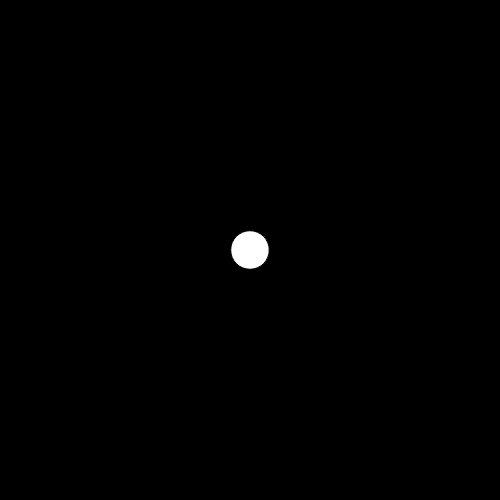
Frame 1 (no input)
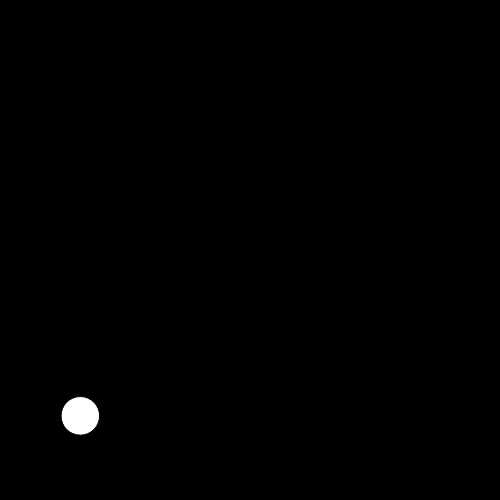
Frame 60 (no input)
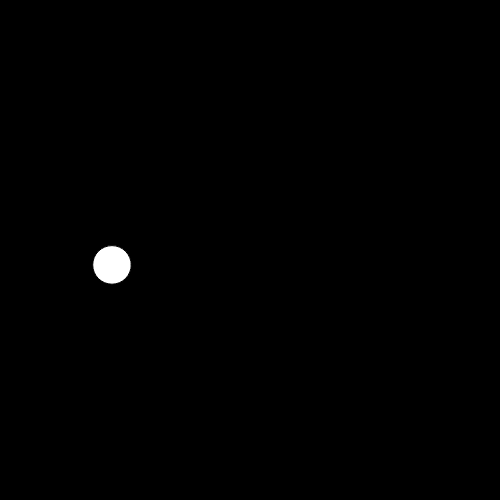
Frame 120 (the mouse pressed at the canvas centre since frame 60)

The p5.js sketch that drew these frames (run headless with seeded random() and noise() and a simulated clock; from frame 60 on, the mouse is pressed at the canvas centre):

// p5.js sketch
// ── sketch.js
// Confetti sketch

// class definitions

class Particle {
    static GRAVITY = 0.1;
    
    #x;
    #y;
    #speedX;
    #speedY;
    #size;

    constructor(x, y) {
        if (typeof x === 'number' && typeof y === "number") {
            this.#x = x;
            this.#y = y;
            console.log('x and y are both numbers');
        } else {
            this.#x = width / 2.0;
            this.#y = height / 2.0;
            console.warn('x and y are not both numbers');
        }

        this.name = 'particle';
        this.#speedX = random(-3, 3);
        this.#speedY = -4;
        this.#size = random(10, 50);
    }
}

// variable in JavaScript
// var, let, const
// var & let -> variables
// const -> constants

let x;
let y;

let dx;
let dy;

let s;

let g;
let damping = 0.9;
let friction = 0.9;

let particle;

function setup() {
    createCanvas(500, 500);
    x = width / 2.0;
    y = height / 2.0;
    s = random(10, 50);
    dx = random(-5, 5);
    dy = random(-5, 5);
    g = 0.1;

    particle = new Particle('star', random(100, height - 100));
}

function draw() {
    background(0);
    ellipse(x, y, s, s);

    x += dx;
    y += dy;

    dy += g;

    let r = s / 2.0;
    if (x >= (width - r)) {
        dx = -dx;
        // dx = (-friction) * dx;
    } else if (x <= r) {
        dx = -dx;
        // dx = (-friction) * dx;
    }

    if (y >= (height - r)) {
        dy = (-0.9) * dy;
        dx = friction * dx;
    } else if (y <= r) {
        dy = -dy;
    }

    x = constrain(x, 0, width);
    y = constrain(y, 0, height);
}
